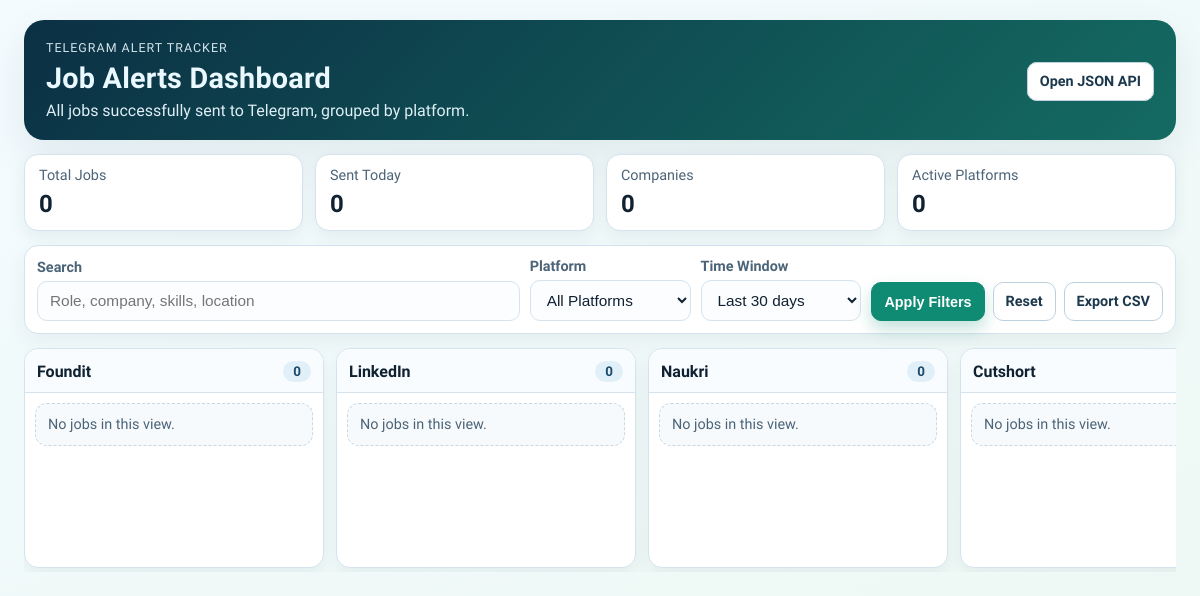
The app's page /, older data.
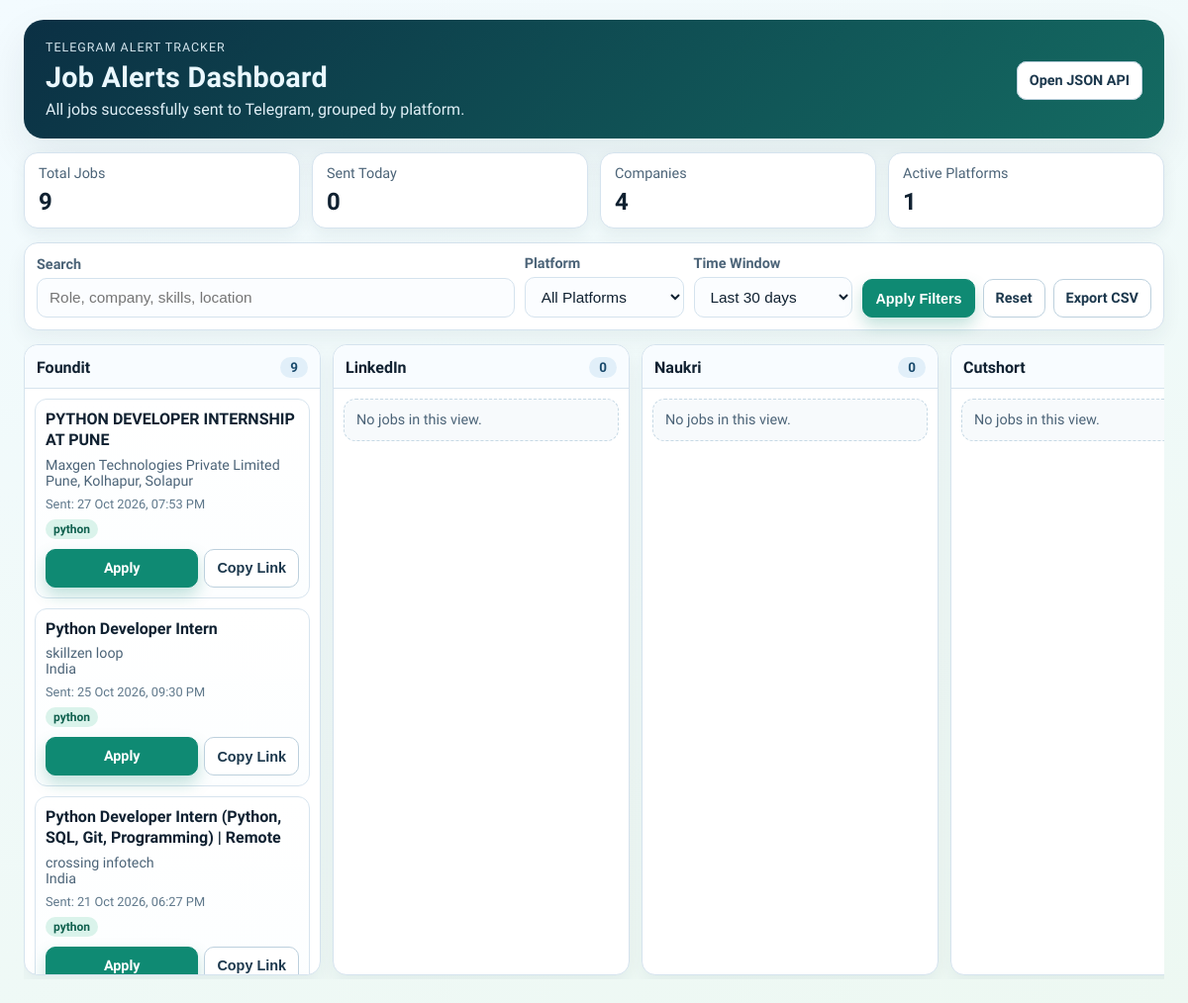
The same page, newer data.
### tables this page shows
CREATE TABLE sent_alerts (
            id INTEGER PRIMARY KEY AUTOINCREMENT,
            job_key TEXT UNIQUE NOT NULL,
            source TEXT NOT NULL,
            title TEXT NOT NULL,
            company TEXT,
            location TEXT,
            link TEXT NOT NULL,
            matched_skills TEXT,
            all_skills TEXT,
            description TEXT,
            min_experience REAL,
            max_experience REAL,
            sent_at TEXT NOT NULL
        );

### web_app.py (the view)
@app.route("/")
def dashboard():
    init_dashboard_db()
    search_text = (request.args.get("q") or "").strip()
    source_filter = (request.args.get("source") or "all").strip()
    days_filter_raw, days_limit = normalize_days_filter(request.args.get("days"))
    jobs = fetch_jobs(search_text=search_text, days_limit=days_limit, source_filter=source_filter)
    grouped = group_jobs_by_source(jobs)
    stats = compute_stats(jobs)
    return render_template(
        "dashboard.html",
        jobs_by_source=grouped,
        source_order=SOURCE_ORDER,
        stats=stats,
        filters={
            "q": search_text,
            "source": source_filter,
            "days": days_filter_raw,
        },
    )

### web_app.py (called while the page is built)
def get_connection():
    conn = sqlite3.connect(DB_PATH)
    conn.row_factory = sqlite3.Row
    return conn

def init_dashboard_db():
    conn = get_connection()
    cursor = conn.cursor()
    cursor.execute(
        """
        CREATE TABLE IF NOT EXISTS sent_alerts (
            id INTEGER PRIMARY KEY AUTOINCREMENT,
            job_key TEXT UNIQUE NOT NULL,
            source TEXT NOT NULL,
            title TEXT NOT NULL,
            company TEXT,
            location TEXT,
            link TEXT NOT NULL,
            matched_skills TEXT,
            all_skills TEXT,
            description TEXT,
            min_experience REAL,
            max_experience REAL,
            sent_at TEXT NOT NULL
        )
        """
    )
    conn.commit()
    conn.close()

def safe_int(value, fallback):
    try:
        return int(value)
    except (TypeError, ValueError):
        return fallback

def normalize_days_filter(value):
    if value is None or value == "":
        value = DEFAULT_DAYS_FILTER
    value = str(value).strip().lower()
    if value == "all":
        return "all", None
    parsed = safe_int(value, 30)
    if parsed < 1:
        parsed = 1
    if parsed > 3650:
        parsed = 3650
    return str(parsed), parsed

def parse_sent_at(sent_at):
    if not sent_at:
        return None
    try:
        normalized = sent_at.replace("Z", "+00:00")
        return datetime.fromisoformat(normalized)
    except ValueError:
        return None

def format_sent_at(sent_at):
    dt = parse_sent_at(sent_at)
    if dt is None:
        return sent_at or "-"
    local_dt = dt.astimezone()
    return local_dt.strftime("%d %b %Y, %I:%M %p")

def group_jobs_by_source(jobs):
    grouped = {source: [] for source in SOURCE_ORDER}
    for job in jobs:
        source = job.get("source", "Other")
        if source not in grouped:
            source = "Other"
        grouped[source].append(job)
    return grouped

### templates/dashboard.html (shortened to what this page needs)
<!doctype html>
<html lang="en">
<head>
    <link rel="stylesheet" href="{{ url_for('static', filename='dashboard.css') }}">
</head>
<body>
    <main class="page-shell">
        <header class="hero">
            <div class="hero-text">
                <p class="eyebrow">Telegram Alert Tracker</p>
                <h1>Job Alerts Dashboard</h1>
                <p class="subtitle">All jobs successfully sent to Telegram, grouped by platform.</p>
            </div>
            <div class="hero-actions">
                <a class="btn ghost" href="/api/jobs?q={{ filters.q|urlencode }}&source={{ filters.source|urlencode }}&days={{ filters.days|urlencode }}" target="_blank" rel="noopener noreferrer">Open JSON API</a>
            </div>
        </header>
        <section class="stats-grid">
            <article class="stat-card">
                <p>Total Jobs</p>
                <strong>{{ stats.total_jobs }}</strong>
            </article>
            <article class="stat-card">
                <p>Sent Today</p>
                <strong>{{ stats.today_jobs }}</strong>
            </article>
            <article class="stat-card">
                <p>Companies</p>
                <strong>{{ stats.companies }}</strong>
            </article>
            <article class="stat-card">
                <p>Active Platforms</p>
                <strong>{{ stats.active_sources }}</strong>
            </article>
        </section>
        <section class="filter-wrap">
            <form class="filters" method="get" action="/">
                <label>
                    Search
                    <input type="text" name="q" value="{{ filters.q }}" placeholder="Role, company, skills, location">
                </label>
                <label>
                    Platform
                    <select name="source">
                        <option value="all" {% if filters.source|lower == "all" %}selected{% endif %}>All Platforms</option>
                    </select>
                </label>
                <label>
                    Time Window
                    <select name="days">
                        <option value="30" {% if filters.days == "30" %}selected{% endif %}>Last 30 days</option>
                    </select>
                </label>
                <div class="filter-actions">
                    <button class="btn primary" type="submit">Apply Filters</button>
                    <a class="btn ghost" href="/">Reset</a>
                    <a class="btn ghost" href="/export.csv?q={{ filters.q|urlencode }}&source={{ filters.source|urlencode }}&days={{ filters.days|urlencode }}">Export CSV</a>
                </div>
            </form>
        </section>
        <section class="board-wrap">
            <div class="board">
                {% for source in source_order %}
                <article class="source-column">
                    <header class="source-header">
                        <h2>{{ source }}</h2>
                        <span class="count">{{ jobs_by_source[source]|length }}</span>
                    </header>
                    <div class="card-stack">
                        {% if jobs_by_source[source]|length == 0 %}
                        <p class="empty-state">No jobs in this view.</p>
                        {% else %}
                        {% for job in jobs_by_source[source] %}
                        <article class="job-card" style="--delay: {{ loop.index0 }};">
                            <h3>{{ job.title }}</h3>
                            <p class="meta">{{ job.company }}</p>
                            <p class="meta">{{ job.location }}</p>
                            <p class="sent-at">Sent: {{ job.sent_at_display }}</p>
                            {% if job.matched_skills_list %}
                            <div class="chips">
                                {% for skill in job.matched_skills_list %}
                                <span class="chip">{{ skill }}</span>
                                {% endfor %}
                            </div>
                            {% endif %}
                            <div class="card-actions">
                                <a class="btn primary apply-btn" href="{{ job.link }}" target="_blank" rel="noopener noreferrer">Apply</a>
                                <button class="btn ghost copy-btn" type="button" data-link="{{ job.link }}">Copy Link</button>
                            </div>
                        </article>
                        {% endfor %}
                        {% endif %}
                    </div>
                </article>
                {% endfor %}
            </div>
        </section>
    </main>
</body>
</html>

Row changes from the older to the newer data that the page shows:
added sent_alerts: title "PYTHON DEVELOPER INTERNSHIP AT PUNE", company "Maxgen Technologies Private Limited", location "Pune, Kolhapur, Solapur", sent_at_display "27 Oct 2026, 07:53 PM", matched_skills "python"
added sent_alerts: title "Python Developer Intern", company "skillzen loop", location "India", sent_at_display "25 Oct 2026, 09:30 PM", matched_skills "python"
added sent_alerts: title "Python Developer Intern (Python, SQL, Git, Programming) | Remote", company "crossing infotech", location "India", sent_at_display "21 Oct 2026, 06:27 PM", matched_skills "python"
Text that changed along with them:
{{ stats.total_jobs }}: "0" → "9"
{{ stats.companies }}: "0" → "4"
{{ stats.active_sources }}: "0" → "1"
new list line: "Foundit 9"
list line gone: "Foundit 0 No jobs in this view."
